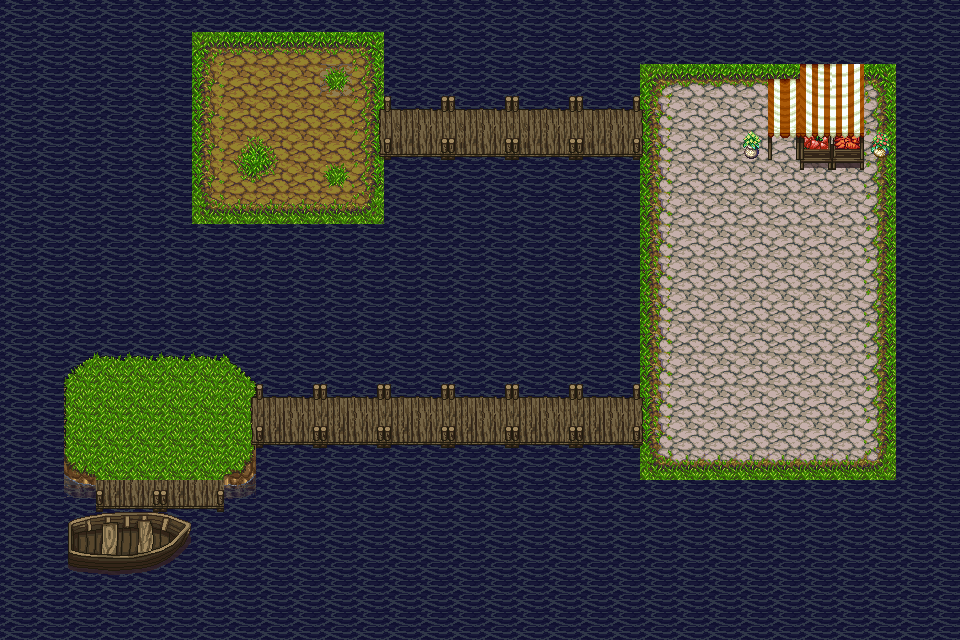

A 2D game scene composited from a Tiled map and its tileset images. What follows is a short description and the map's XML, with each tile layer's data collapsed to a summary:
An orthogonal 30x20 tile map with 32x32 px tiles, 5 tile layers (bg-water, bg-elements, floor, walls, ...) and 5 objects (4x startPoint, startPosition).

<map version="1.0" orientation="orthogonal" width="30" height="20" tilewidth="32" tileheight="32">
 <tileset firstgid="1" name="PathAndObjects_0" tilewidth="32" tileheight="32">
  <image source="PathAndObjects_0.png" width="512" height="512" />
 </tileset>
 <layer name="bg-water" width="30" height="20">
  <data>[600 cells, 318 non-empty, 2 distinct tile ids]</data>
 </layer>
 <layer name="bg-elements" width="30" height="20">
  <data>[600 cells, 8 non-empty, 8 distinct tile ids]</data>
 </layer>
 <layer name="floor" width="30" height="20">
  <data>[600 cells, 208 non-empty, 40 distinct tile ids]</data>
 </layer>
 <layer name="walls" width="30" height="20">
  <data>[600 cells, 124 non-empty, 5 distinct tile ids]</data>
 </layer>
 <layer name="overlay" width="30" height="20">
  <data>[600 cells, 19 non-empty, 14 distinct tile ids]</data>
 </layer>
 <objectgroup name="mainChar" width="30" height="20">
  <object name="startPosition" x="151" y="419" />
 </objectgroup>
 <objectgroup name="zombiePirate" width="30" height="20">
  <object name="startPoint" x="368" y="420" />
 </objectgroup>
 <objectgroup name="zombieChar1" width="30" height="20">
  <object name="startPoint" x="682" y="309" />
 </objectgroup>
 <objectgroup name="zombieChar2" width="30" height="20">
  <object name="startPoint" x="849" y="217" />
 </objectgroup>
 <objectgroup name="zombieBoss" width="30" height="20">
  <object name="startPoint" x="268" y="127" />
 </objectgroup>
</map>
